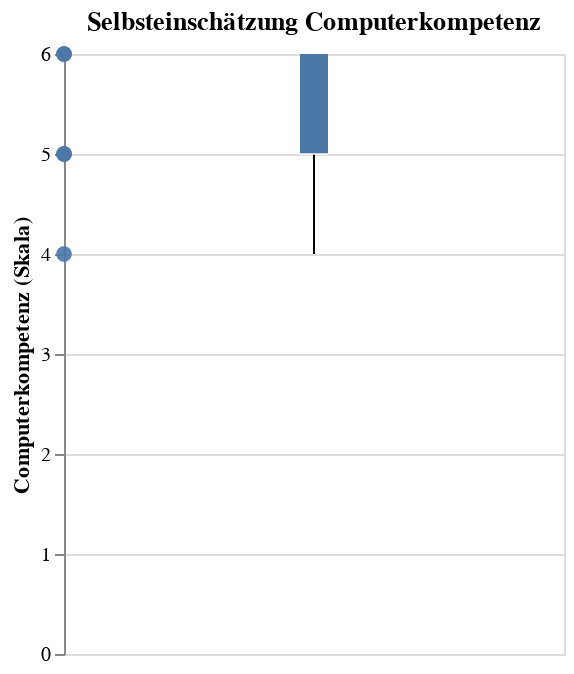

Notebook code for this chart:
### Code cell
# -----------------------------
# 4) Computerkompetenz (Skala) – Boxplot + Punkte
# -----------------------------
skill_col = "Sie sind sehr gut in dem Umgang mit Computern geübt"
df_skill = df[[skill_col]].dropna()

skill_box = alt.Chart(df_skill).mark_boxplot().encode(
    y=alt.Y(f"{skill_col}:Q", title="Computerkompetenz (Skala)")
).properties(
    title="Selbsteinschätzung Computerkompetenz",
    width=200,
    height=300
)

skill_points = alt.Chart(df_skill).mark_point(size=60, filled=True).encode(
    y=alt.Y(f"{skill_col}:Q"),
    x=alt.value(0),
    tooltip=[alt.Tooltip(f"{skill_col}:Q", title="Wert")]
)

(skill_box + skill_points).properties(width=250)

### Figure 1 — Vega-Lite specification as saved in the notebook (floating-point values rounded to 4 significant figures)
{"config": {"view": {"continuousWidth": 300, "continuousHeight": 300}}, "layer": [{"mark": {"type": "boxplot"}, "encoding": {"y": {"field": "Sie sind sehr gut in dem Umgang mit Computern geübt", "title": "Computerkompetenz (Skala)", "type": "quantitative"}}, "title": "Selbsteinschätzung Computerkompetenz"}, {"mark": {"type": "point", "filled": true, "size": 60}, "encoding": {"tooltip": [{"field": "Sie sind sehr gut in dem Umgang mit Computern geübt", "title": "Wert", "type": "quantitative"}], "x": {"value": 0}, "y": {"field": "Sie sind sehr gut in dem Umgang mit Computern geübt", "type": "quantitative"}}}], "data": {"name": "data-3cfdcc391494e8d092fcf6758ae4bbdd"}, "height": 300, "width": 250, "$schema": "https://vega.github.io/schema/vega-lite/v6.1.0.json", "datasets": {"data-3cfdcc391494e8d092fcf6758ae4bbdd": [{"Sie sind sehr gut in dem Umgang mit Computern geübt": 6}, {"Sie sind sehr gut in dem Umgang mit Computern geübt": 5}, {"Sie sind sehr gut in dem Umgang mit Computern geübt": 4}, {"Sie sind sehr gut in dem Umgang mit Computern geübt": 4}, {"Sie sind sehr gut in dem Umgang mit Computern geübt": 6}, {"Sie sind sehr gut in dem Umgang mit Computern geübt": 6}, {"Sie sind sehr gut in dem Umgang mit Computern geübt": 6}, {"Sie sind sehr gut in dem Umgang mit Computern geübt": 5}, {"Sie sind sehr gut in dem Umgang mit Computern geübt": 5}, {"Sie sind sehr gut in dem Umgang mit Computern geübt": 5}]}}
